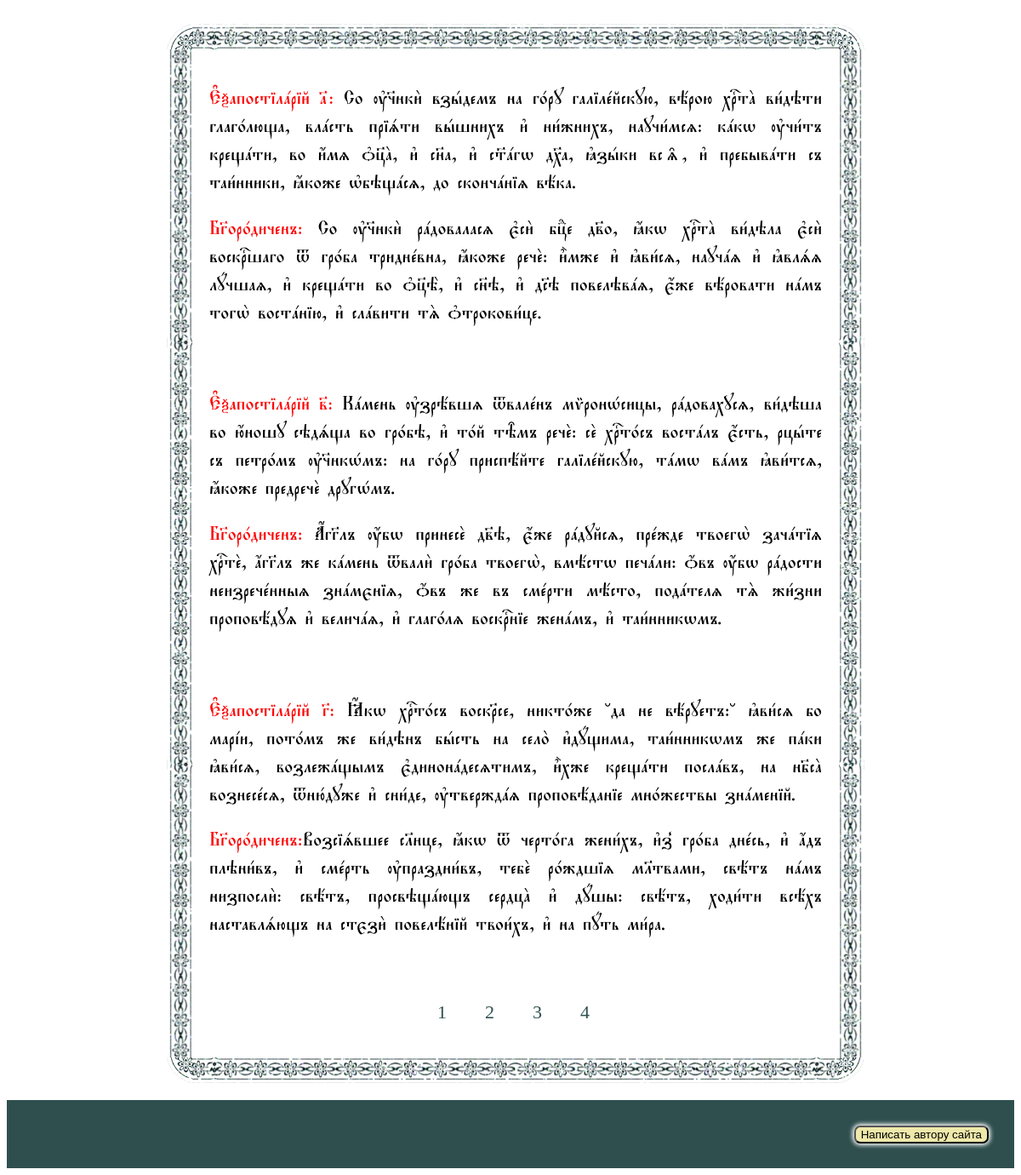
The page /sunday/exapost on the database its author committed.
### oktoih/models.py (models this page shows, shortened)
class EvangSunday(models.Model):
    evang = models.TextField(verbose_name='Евангелие воскресное')
    exapost = models.TextField(verbose_name='Эксапостиларий')
    st_ev = models.TextField(verbose_name='Стихира еавнгельская')
    class Meta:
        verbose_name = 'Воскресное евангелие, эксапостиларий, стихира евангельская'
        verbose_name_plural = 'Воскресное евангелие, эксапостиларий, стихира евангельская'

### oktoih/views.py (the view)
# urls.py: path('sunday/exapost', SundayExapost.as_view(), name='exapost'),
class SundayExapost(ListView):
    model = EvangSunday
    paginate_by = 3
    template_name = 'oktoih/exapost.html'

### oktoih/templates/oktoih/exapost.html (shortened to what this page needs)
{% extends 'oktoih/base.html' %}
{% block content %}
    {% for evang in page_obj %}
        <article>{{ evang.exapost|safe }}<br></article>
    {% endfor %}
{% endblock %}

### oktoih/static/oktoih/css/base.css (style rules this page uses)
p:first-letter { color: red; }

### rows shown on the page
EvangSunday: exapost "Е#xапостілaрій №: Со ў§нки2 взhдемъ на г0ру галілeйскую, вёрою хrтA ви1дэти глаг0люща, влaсть пріsти вhшнихъ и3 ни1жнихъ, научи1мсz: кaкw ўчи1тъ крещaти, во и4мz nц7A, и3 сн7а, и3 с™aгw д¦а, kзhки вс‰, и3 пребывaти съ таи1нники, ћкоже њбэщaсz, до скончaніz вёка. БGор0диченъ: Со ў§нки2 рaдоваласz є3си2 бцdе дв7о, ћкw хrтA ви1дэла є3си2 воскrшаго t гр0ба триднeвна, ћкоже речE: и5мже и3 kви1сz, научaz и3 kвлsz лyчшаz, и3 крещaти во nц7Ё, и3 сн7э, и3 д©э повелэвaz, є4же вёровати нaмъ тогw2 востaнію, и3 слaвити тS nтрокови1це."
EvangSunday: exapost "Е#xапостілaрій в7: Кaмень ўзрёвшz tвалeнъ мmронHсицы, рaдовахусz, ви1дэша во ю4ношу сэдsща во гр0бэ, и3 т0й тBмъ речE: сE хrт0съ востaлъ є4сть, рцhте съ петр0мъ ў§нкHмъ: на г0ру приспёйте галілeйскую, тaмw вaмъ kви1тсz, ћкоже предречE другHмъ. БGор0диченъ: ЃгGлъ ќбw принесE дв7э, є4же рaдуйсz, прeжде твоегw2 зачaтіz хrтE, ѓгGлъ же кaмень tвали2 гр0ба твоегw2, вмёстw печaли: џвъ ќбw рaдости неизречeнныz знaмєніz, џвъ же въ смeрти мёсто, подaтелz тS жи1зни проповёдуz и3 величaz, и3 глаг0лz воскrніе женaмъ, и3 таи1нникwмъ."
EvangSunday: exapost "Е#xапостілaрій G: Ћкw хrт0съ воскRсе, никт0же °да не вёруетъ:° kви1сz бо марjи, пот0мъ же ви1дэнъ бhсть на село2 и3дyщима, таи1нникwмъ же пaки kви1сz, возлежaщымъ є3динонaдесzтимъ, и5хже крещaти послaвъ, на нб7сA вознесeсz, tню1дуже и3 сни1де, ўтверждaz проповёданіе мн0жествы знaменій. БGор0диченъ: Возсіsвшее сlнце, ћкw t черт0га жени1хъ, и3з8 гр0ба днeсь, и3 ѓдъ плэни1въ, и3 смeрть ўпраздни1въ, тебE р0ждшіz мlтвами, свётъ нaмъ низпосли2: свётъ, просвэщaющъ сердцA и3 дyшы: свётъ, ходи1ти всёхъ наставлsющъ на стєзи2 повелёній твои1хъ, и3 на пyть ми1ра."

### other values the page prints
{{ number }} "1" "2" "3" "4"
